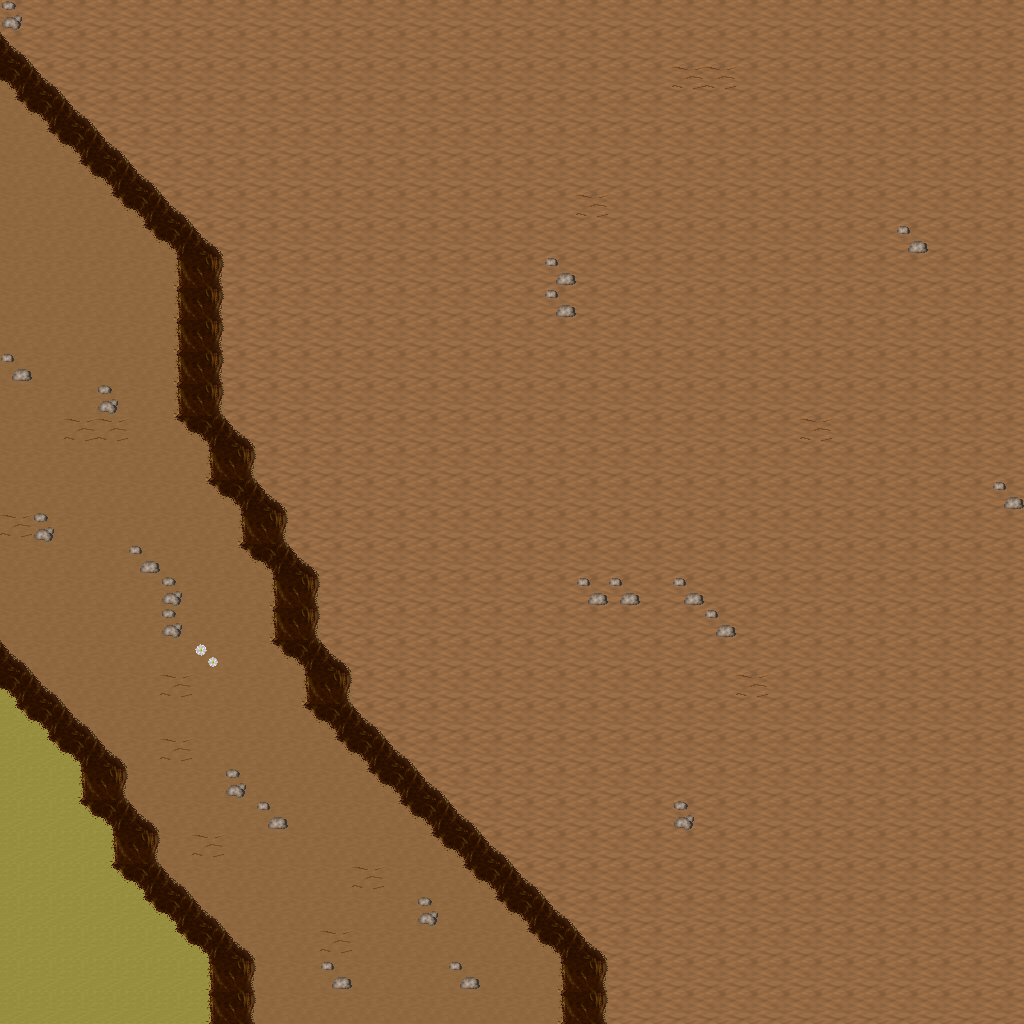

Rendered tile map (Tiled .tmx) drawn with the repository's tilesets; below, a short description and the map source with its tile grids summarised:
An orthogonal 32x32 tile map with 32x32 px tiles, 5 tile layers (Ground, Objects, Objects2, Above, ...), 1 hidden layer not drawn, 29 tilesets.

<map version="1.10" tiledversion="1.11.0" orientation="orthogonal" renderorder="right-down" width="32" height="32" tilewidth="32" tileheight="32" infinite="0" nextlayerid="11" nextobjectid="1">
 <tileset firstgid="1" name="ground_ground" tilewidth="32" tileheight="32" tilecount="33" columns="3">
  <image source="../drawable/ground_ground.png" width="96" height="352" />
 </tileset>
 <tileset firstgid="34" name="ground_ridge_earth_dark" tilewidth="32" tileheight="32" tilecount="96" columns="12">
  <image source="../drawable/ground_ridge_earth_dark.png" width="384" height="256" />
 </tileset>
 <tileset firstgid="130" name="ground_rock_pebbles" tilewidth="32" tileheight="32" tilecount="3" columns="1">
  <image source="../drawable/ground_rock_pebbles.png" width="32" height="96" />
 </tileset>
 <tileset firstgid="133" name="ground_ladder_steps" tilewidth="32" tileheight="32" tilecount="6" columns="3">
  <image source="../drawable/ground_ladder_steps.png" width="96" height="64" />
 </tileset>
 <tileset firstgid="139" name="ground_grass_edges" tilewidth="32" tileheight="32" tilecount="36" columns="12">
  <image source="../drawable/ground_grass_edges.png" width="384" height="96" />
 </tileset>
 <tileset firstgid="175" name="ground_grass_corners" tilewidth="32" tileheight="32" tilecount="24" columns="6">
  <image source="../drawable/ground_grass_corners.png" width="192" height="128" />
 </tileset>
 <tileset firstgid="199" name="ground_earth_edges" tilewidth="32" tileheight="32" tilecount="18" columns="6">
  <image source="../drawable/ground_earth_edges.png" width="192" height="96" />
 </tileset>
 <tileset firstgid="217" name="plant_flower_daisy_white" tilewidth="32" tileheight="32" tilecount="8" columns="2">
  <image source="../drawable/plant_flower_daisy_white.png" width="64" height="128" />
 </tileset>
 <tileset firstgid="225" name="item_corpse_huge_animal" tilewidth="32" tileheight="32" tilecount="16" columns="2">
  <image source="../drawable/item_corpse_huge_animal.png" width="64" height="256" />
 </tileset>
 <tileset firstgid="241" name="plant_grasses" tilewidth="32" tileheight="32" tilecount="6" columns="3">
  <image source="../drawable/plant_grasses.png" width="96" height="64" />
 </tileset>
 <tileset firstgid="247" name="plant_flower_daisy_blue" tilewidth="32" tileheight="32" tilecount="8" columns="2">
  <image source="../drawable/plant_flower_daisy_blue.png" width="64" height="128" />
 </tileset>
 <tileset firstgid="255" name="plant_flower_daisy_yellow" tilewidth="32" tileheight="32" tilecount="8" columns="2">
  <image source="../drawable/plant_flower_daisy_yellow.png" width="64" height="128" />
 </tileset>
 <tileset firstgid="263" name="plant_flower_daisy_red" tilewidth="32" tileheight="32" tilecount="8" columns="2">
  <image source="../drawable/plant_flower_daisy_red.png" width="64" height="128" />
 </tileset>
 <tileset firstgid="271" name="plant_bush_bushes" tilewidth="32" tileheight="32" tilecount="10" columns="5">
  <image source="../drawable/plant_bush_bushes.png" width="160" height="64" />
 </tileset>
 <tileset firstgid="281" name="plant_stump_stump_brown" tilewidth="32" tileheight="32" tilecount="4" columns="2">
  <image source="../drawable/plant_stump_stump_brown.png" width="64" height="64" />
 </tileset>
 <tileset firstgid="285" name="logic_creature_orc" tilewidth="32" tileheight="32" tilecount="6" columns="6">
  <image source="../drawable/logic_creature_orc.png" width="192" height="32" />
 </tileset>
 <tileset firstgid="291" name="logic_creature_gnome" tilewidth="32" tileheight="32" tilecount="6" columns="6">
  <image source="../drawable/logic_creature_gnome.png" width="192" height="32" />
 </tileset>
 <tileset firstgid="297" name="logic_portal" tilewidth="32" tileheight="32" tilecount="24" columns="8">
  <image source="../drawable/logic_portal.png" width="256" height="96" />
 </tileset>
 <tileset firstgid="321" name="logic_creature_animal" tilewidth="32" tileheight="32" tilecount="32" columns="8">
  <image source="../drawable/logic_creature_animal.png" width="256" height="128" />
 </tileset>
 <tileset firstgid="353" name="logic_collision" tilewidth="32" tileheight="32" tilecount="1" columns="1">
  <image source="../drawable/logic_collision.png" width="32" height="32" />
 </tileset>
 <tileset firstgid="354" name="plant_tree_dead_tree_5" tilewidth="32" tileheight="32" tilecount="20" columns="4">
  <image source="../drawable/plant_tree_dead_tree_5.png" width="128" height="160" />
 </tileset>
 <tileset firstgid="374" name="plant_tree_dead_tree_6" tilewidth="32" tileheight="32" tilecount="20" columns="4">
  <image source="../drawable/plant_tree_dead_tree_6.png" width="128" height="160" />
 </tileset>
 <tileset firstgid="394" name="plant_tree_dead_tree_7" tilewidth="32" tileheight="32" tilecount="20" columns="4">
  <image source="../drawable/plant_tree_dead_tree_7.png" width="128" height="160" />
 </tileset>
 <tileset firstgid="414" name="plant_bush_large_dead" tilewidth="32" tileheight="32" tilecount="2" columns="1">
  <image source="../drawable/plant_bush_large_dead.png" width="32" height="64" />
 </tileset>
 <tileset firstgid="416" name="plant_bush_large_wide_dead" tilewidth="32" tileheight="32" tilecount="4" columns="2">
  <image source="../drawable/plant_bush_large_wide_dead.png" width="64" height="64" />
 </tileset>
 <tileset firstgid="420" name="plant_grasses_wildland" tilewidth="32" tileheight="32" tilecount="4" columns="4">
  <image source="../drawable/plant_grasses_wildland.png" width="128" height="32" />
 </tileset>
 <tileset firstgid="424" name="object_skullsonspikes_l" tilewidth="32" tileheight="32" tilecount="12" columns="4">
  <image source="../drawable/object_skullsonspikes_l.png" width="128" height="96" />
 </tileset>
 <tileset firstgid="436" name="object_skullsonspikes_r" tilewidth="32" tileheight="32" tilecount="12" columns="4">
  <image source="../drawable/object_skullsonspikes_r.png" width="128" height="96" />
 </tileset>
 <tileset firstgid="448" name="logic_item_herb" tilewidth="32" tileheight="32" tilecount="5" columns="5">
  <image source="../drawable/logic_item_herb.png" width="160" height="32" />
 </tileset>
 <layer id="1" name="Ground" width="32" height="32">
  <data>[1024 cells, 1024 non-empty, 3 distinct tile ids]</data>
 </layer>
 <layer id="2" name="Objects" width="32" height="32">
  <data>[1024 cells, 108 non-empty, 6 distinct tile ids]</data>
 </layer>
 <layer id="3" name="Objects2" width="32" height="32">
  <data>[1024 cells, 34 non-empty, 4 distinct tile ids]</data>
 </layer>
 <layer id="4" name="Above" width="32" height="32">
  <data>[1024 cells, 0 non-empty, 0 distinct tile ids]</data>
 </layer>
 <layer id="5" name="Above2" width="32" height="32">
  <data>[1024 cells, 0 non-empty, 0 distinct tile ids]</data>
 </layer>
 <layer id="6" name="Walkable" width="32" height="32" visible="0">
  <data>[1024 cells, 86 non-empty, 1 distinct tile ids]</data>
 </layer>
 <objectgroup id="7" name="Mapevents" />
 <objectgroup id="8" name="Spawn" />
 <objectgroup id="9" name="Keys" />
 <objectgroup id="10" name="Replace" />
</map>
